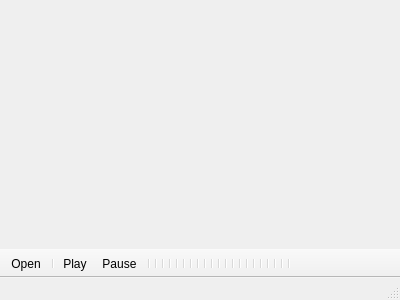
<?xml version="1.0" encoding="UTF-8"?>
<ui version="4.0">
 <class>MainWindow</class>
 <widget class="QMainWindow" name="MainWindow">
  <property name="geometry">
   <rect>
    <x>0</x>
    <y>0</y>
    <width>400</width>
    <height>300</height>
   </rect>
  </property>
  <property name="windowTitle">
   <string>My Video Player</string>
  </property>
  <widget class="QWidget" name="centralWidget"/>
  <widget class="QMenuBar" name="menuBar">
   <property name="geometry">
    <rect>
     <x>0</x>
     <y>0</y>
     <width>400</width>
     <height>25</height>
    </rect>
   </property>
  </widget>
  <widget class="QToolBar" name="mainToolBar">
   <property name="movable">
    <bool>false</bool>
   </property>
   <attribute name="toolBarArea">
    <enum>BottomToolBarArea</enum>
   </attribute>
   <attribute name="toolBarBreak">
    <bool>false</bool>
   </attribute>
   <addaction name="actionOpen"/>
   <addaction name="separator"/>
   <addaction name="actionPlay"/>
   <addaction name="actionPause"/>
   <addaction name="separator"/>
   <addaction name="separator"/>
   <addaction name="separator"/>
   <addaction name="separator"/>
   <addaction name="separator"/>
   <addaction name="separator"/>
   <addaction name="separator"/>
   <addaction name="separator"/>
   <addaction name="separator"/>
   <addaction name="separator"/>
   <addaction name="separator"/>
   <addaction name="separator"/>
   <addaction name="separator"/>
   <addaction name="separator"/>
   <addaction name="separator"/>
   <addaction name="separator"/>
   <addaction name="separator"/>
   <addaction name="separator"/>
   <addaction name="separator"/>
   <addaction name="separator"/>
   <addaction name="separator"/>
  </widget>
  <widget class="QStatusBar" name="statusBar"/>
  <action name="actionOpen">
   <property name="icon">
    <iconset resource="resources.qrc">
     <normaloff>:/images/icons/folder.png</normaloff>:/images/icons/folder.png</iconset>
   </property>
   <property name="text">
    <string>Open</string>
   </property>
   <property name="toolTip">
    <string>Open a File</string>
   </property>
  </action>
  <action name="actionPlay">
   <property name="enabled">
    <bool>true</bool>
   </property>
   <property name="icon">
    <iconset resource="resources.qrc">
     <normaloff>:/images/icons/media-play.png</normaloff>:/images/icons/media-play.png</iconset>
   </property>
   <property name="text">
    <string>Play</string>
   </property>
   <property name="toolTip">
    <string>Play</string>
   </property>
   <property name="autoRepeat">
    <bool>true</bool>
   </property>
  </action>
  <action name="actionPause">
   <property name="icon">
    <iconset resource="resources.qrc">
     <normaloff>:/images/icons/media-pause.png</normaloff>:/images/icons/media-pause.png</iconset>
   </property>
   <property name="text">
    <string>Pause</string>
   </property>
   <property name="toolTip">
    <string>Pause current video</string>
   </property>
  </action>
 </widget>
 <layoutdefault spacing="6" margin="11"/>
 <resources>
  <include location="resources.qrc"/>
 </resources>
 <connections/>
</ui>
